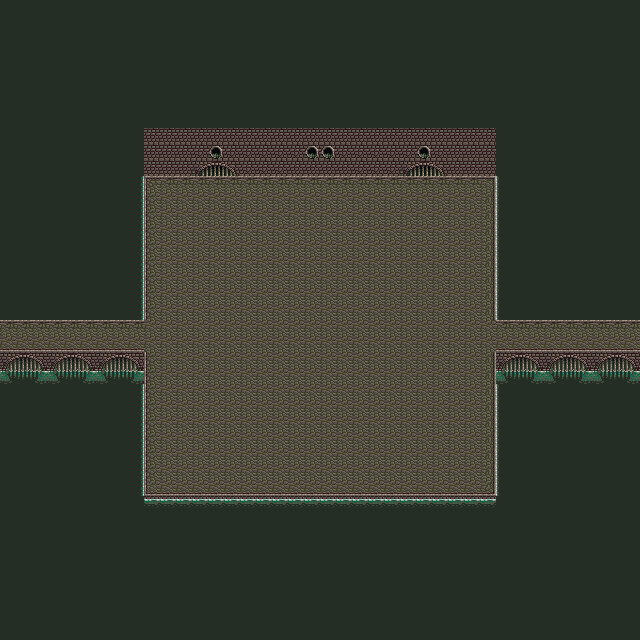

This game map was drawn from its Tiled (.tmx) file and the tilesets committed beside it. A one-line description and the full map source follow:
An orthogonal 40x40 tile map with 16x16 px tiles, 1 tile layer (main).

<map version="1.2" tiledversion="1.2.5" orientation="orthogonal" renderorder="right-down" width="40" height="40" tilewidth="16" tileheight="16" infinite="0" nextlayerid="4" nextobjectid="1">
 <properties>
  <property name="a-tileSetImage" value="../resources/tilesets/sewer_1_alter.png" />
  <property name="b-upScreen" type="int" value="-1" />
  <property name="c-downScreen" type="int" value="-1" />
  <property name="d-leftScreen" type="int" value="3" />
  <property name="e-rightScreen" type="int" value="1" />
 </properties>
 <tileset firstgid="1" source="../tsxfiles/sewer2.tsx" />
 <layer id="3" name="main" width="40" height="40">
  <data encoding="csv">
586,586,586,586,586,586,586,586,586,586,586,586,586,586,586,586,586,586,586,586,586,586,586,586,586,586,586,586,586,586,586,586,586,586,586,586,586,586,586,586,
586,586,586,586,586,586,586,586,586,586,586,586,586,586,586,586,586,586,586,586,586,586,586,586,586,586,586,586,586,586,586,586,586,586,586,586,586,586,586,586,
586,586,586,586,586,586,586,586,586,586,586,586,586,586,586,586,586,586,586,586,586,586,586,586,586,586,586,586,586,586,586,586,586,586,586,586,586,586,586,586,
586,586,586,586,586,586,586,586,586,586,586,586,586,586,586,586,586,586,586,586,586,586,586,586,586,586,586,586,586,586,586,586,586,586,586,586,586,586,586,586,
586,586,586,586,586,586,586,586,586,586,586,586,586,586,586,586,586,586,586,586,586,586,586,586,586,586,586,586,586,586,586,586,586,586,586,586,586,586,586,586,
586,586,586,586,586,586,586,586,586,586,586,586,586,586,586,586,586,586,586,586,586,586,586,586,586,586,586,586,586,586,586,586,586,586,586,586,586,586,586,586,
586,586,586,586,586,586,586,586,586,586,586,586,586,586,586,586,586,586,586,586,586,586,586,586,586,586,586,586,586,586,586,586,586,586,586,586,586,586,586,586,
586,586,586,586,586,586,586,586,586,586,586,586,586,586,586,586,586,586,586,586,586,586,586,586,586,586,586,586,586,586,586,586,586,586,586,586,586,586,586,586,
586,586,586,586,586,586,586,586,586,147,147,147,147,147,147,147,147,147,147,147,147,147,147,147,147,147,147,147,147,147,147,586,586,586,586,586,586,586,586,586,
586,586,586,586,586,586,586,586,586,147,147,147,154,242,154,154,154,154,154,242,242,154,154,154,154,154,242,154,147,147,147,586,586,586,586,586,586,586,586,586,
586,586,586,586,586,586,586,586,586,147,147,147,252,253,254,154,154,154,147,147,147,147,154,154,154,252,253,254,147,147,147,586,586,586,586,586,586,586,586,586,
586,586,586,586,586,586,586,586,537,1,2,2,2,2,2,2,2,2,2,2,2,2,2,2,2,2,2,2,2,2,3,536,586,586,586,586,586,586,586,586,
586,586,586,586,586,586,586,586,537,49,50,50,50,50,50,50,50,50,50,50,50,50,50,50,50,50,50,50,50,50,51,536,586,586,586,586,586,586,586,586,
586,586,586,586,586,586,586,586,537,49,50,50,50,50,50,50,50,50,50,50,50,50,50,50,50,50,50,50,50,50,51,536,586,586,586,586,586,586,586,586,
586,586,586,586,586,586,586,586,537,49,50,50,50,50,50,50,50,50,50,50,50,50,50,50,50,50,50,50,50,50,51,536,586,586,586,586,586,586,586,586,
586,586,586,586,586,586,586,586,537,49,50,50,50,50,50,50,50,50,50,50,50,50,50,50,50,50,50,50,50,50,51,536,586,586,586,586,586,586,586,586,
586,586,586,586,586,586,586,586,537,49,50,50,50,50,50,50,50,50,50,50,50,50,50,50,50,50,50,50,50,50,51,536,586,586,586,586,586,586,586,586,
586,586,586,586,586,586,586,586,537,49,50,50,50,50,50,50,50,50,50,50,50,50,50,50,50,50,50,50,50,50,51,536,586,586,586,586,586,586,586,586,
586,586,586,586,586,586,586,586,537,49,50,50,50,50,50,50,50,50,50,50,50,50,50,50,50,50,50,50,50,50,51,536,586,586,586,586,586,586,586,586,
586,586,586,586,586,586,586,586,537,49,50,50,50,50,50,50,50,50,50,50,50,50,50,50,50,50,50,50,50,50,51,536,586,586,586,586,586,586,586,586,
2,2,2,2,2,2,2,2,2,50,50,50,50,50,50,50,50,50,50,50,50,50,50,50,50,50,50,50,50,50,50,2,2,2,2,2,2,2,2,2,
98,98,98,98,98,98,98,98,98,50,50,50,50,50,50,50,50,50,50,50,50,50,50,50,50,50,50,50,50,50,50,98,98,98,98,98,98,98,98,98,
444,445,446,444,445,446,444,445,446,49,50,50,50,50,50,50,50,50,50,50,50,50,50,50,50,50,50,50,50,50,51,444,445,446,444,445,446,444,445,446,
492,493,494,492,493,494,492,493,494,49,50,50,50,50,50,50,50,50,50,50,50,50,50,50,50,50,50,50,50,50,51,492,493,494,492,493,494,492,493,494,
586,586,586,586,586,586,586,586,537,49,50,50,50,50,50,50,50,50,50,50,50,50,50,50,50,50,50,50,50,50,51,536,586,586,586,586,586,586,586,586,
586,586,586,586,586,586,586,586,537,49,50,50,50,50,50,50,50,50,50,50,50,50,50,50,50,50,50,50,50,50,51,536,586,586,586,586,586,586,586,586,
586,586,586,586,586,586,586,586,537,49,50,50,50,50,50,50,50,50,50,50,50,50,50,50,50,50,50,50,50,50,51,536,586,586,586,586,586,586,586,586,
586,586,586,586,586,586,586,586,537,49,50,50,50,50,50,50,50,50,50,50,50,50,50,50,50,50,50,50,50,50,51,536,586,586,586,586,586,586,586,586,
586,586,586,586,586,586,586,586,537,49,50,50,50,50,50,50,50,50,50,50,50,50,50,50,50,50,50,50,50,50,51,536,586,586,586,586,586,586,586,586,
586,586,586,586,586,586,586,586,537,49,50,50,50,50,50,50,50,50,50,50,50,50,50,50,50,50,50,50,50,50,51,536,586,586,586,586,586,586,586,586,
586,586,586,586,586,586,586,586,537,97,98,98,98,98,98,98,98,98,98,98,98,98,98,98,98,98,98,98,98,98,99,536,586,586,586,586,586,586,586,586,
586,586,586,586,586,586,586,586,586,433,433,433,433,433,433,433,433,433,433,433,433,433,433,433,433,433,433,433,433,433,433,586,586,586,586,586,586,586,586,586,
586,586,586,586,586,586,586,586,586,586,586,586,586,586,586,586,586,586,586,586,586,586,586,586,586,586,586,586,586,586,586,586,586,586,586,586,586,586,586,586,
586,586,586,586,586,586,586,586,586,586,586,586,586,586,586,586,586,586,586,586,586,586,586,586,586,586,586,586,586,586,586,586,586,586,586,586,586,586,586,586,
586,586,586,586,586,586,586,586,586,586,586,586,586,586,586,586,586,586,586,586,586,586,586,586,586,586,586,586,586,586,586,586,586,586,586,586,586,586,586,586,
586,586,586,586,586,586,586,586,586,586,586,586,586,586,586,586,586,586,586,586,586,586,586,586,586,586,586,586,586,586,586,586,586,586,586,586,586,586,586,586,
586,586,586,586,586,586,586,586,586,586,586,586,586,586,586,586,586,586,586,586,586,586,586,586,586,586,586,586,586,586,586,586,586,586,586,586,586,586,586,586,
586,586,586,586,586,586,586,586,586,586,586,586,586,586,586,586,586,586,586,586,586,586,586,586,586,586,586,586,586,586,586,586,586,586,586,586,586,586,586,586,
586,586,586,586,586,586,586,586,586,586,586,586,586,586,586,586,586,586,586,586,586,586,586,586,586,586,586,586,586,586,586,586,586,586,586,586,586,586,586,586,
586,586,586,586,586,586,586,586,586,586,586,586,586,586,586,586,586,586,586,586,586,586,586,586,586,586,586,586,586,586,586,586,586,586,586,586,586,586,586,586
</data>
 </layer>
</map>